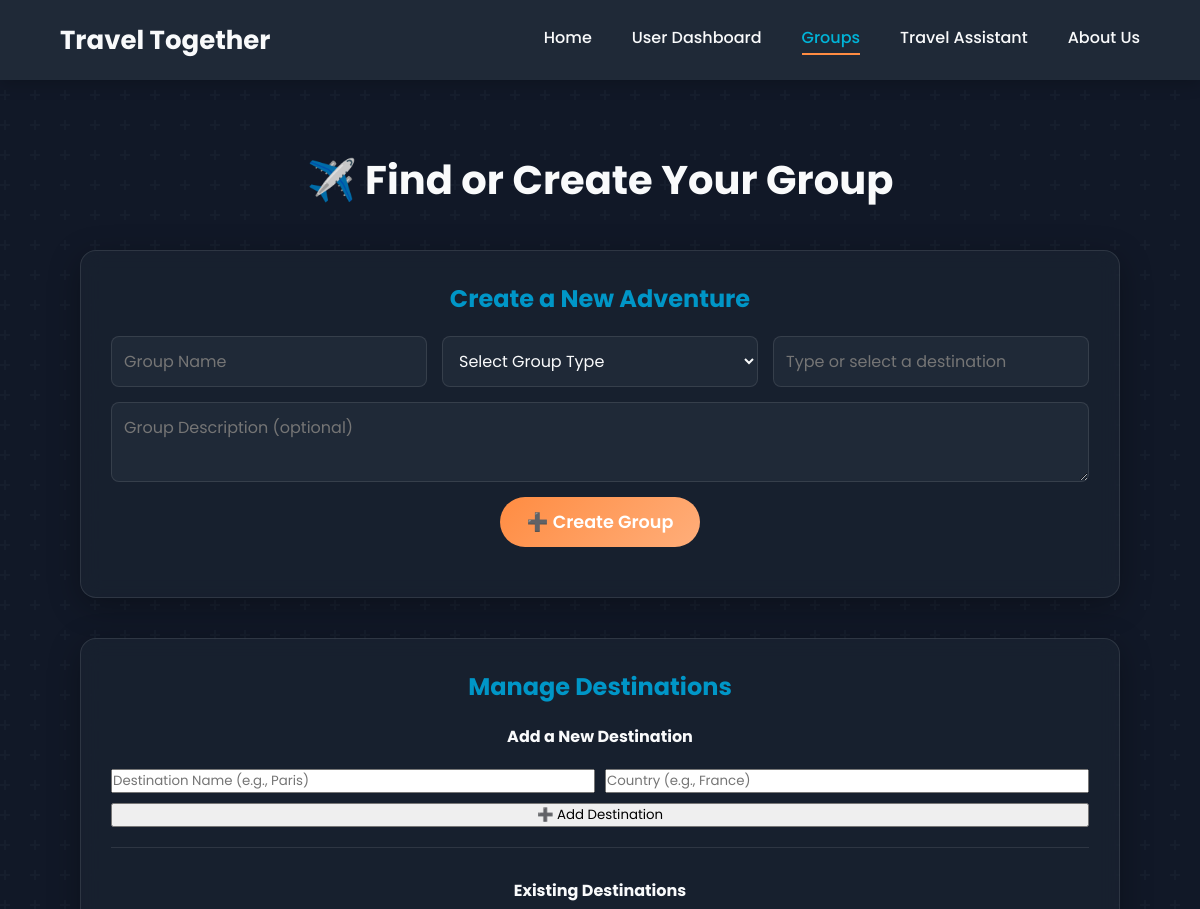
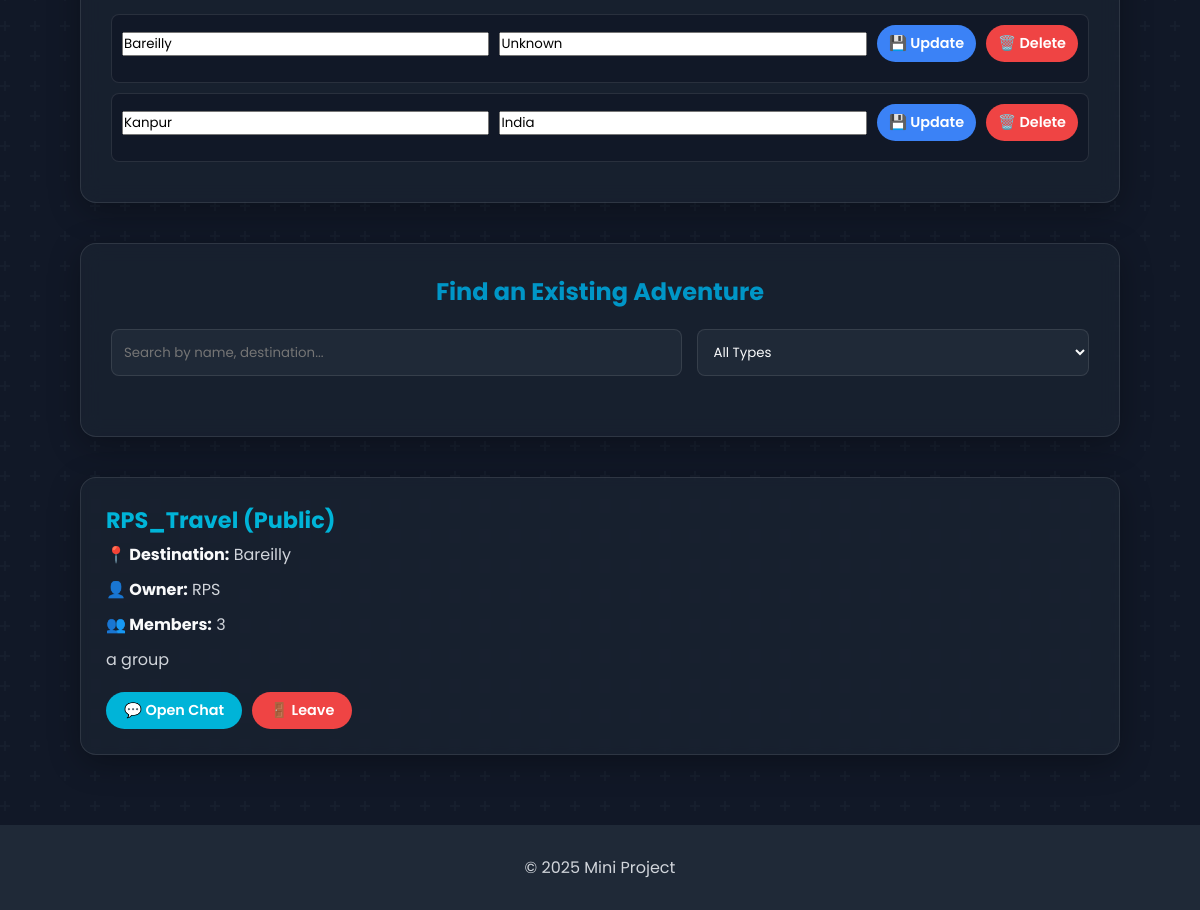
The app's page /groups (signed in) with its own data (2 pictures, top to bottom).
### tables this page shows
CREATE TABLE Destinations (
        destination_id TEXT PRIMARY KEY,
        destination_name TEXT UNIQUE NOT NULL,
        country TEXT NOT NULL
    );

CREATE TABLE Groups (
        group_id TEXT PRIMARY KEY,
        group_name TEXT NOT NULL,
        group_description TEXT,
        group_type TEXT NOT NULL CHECK(group_type IN ('Public', 'Private')),
        owner_id TEXT NOT NULL,
        destination_id TEXT,
        member_count INTEGER DEFAULT 1,
        max_members INTEGER DEFAULT 50,
        created_at TEXT DEFAULT CURRENT_TIMESTAMP,
        FOREIGN KEY (owner_id) REFERENCES Users (userid) ON DELETE CASCADE,
        FOREIGN KEY (destination_id) REFERENCES Destinations (destination_id) ON DELETE SET NULL
    );

CREATE TABLE Users (
        userid TEXT PRIMARY KEY,
        username TEXT UNIQUE NOT NULL,
        password TEXT NOT NULL,
        email TEXT UNIQUE NOT NULL,
        phone_no TEXT UNIQUE,
        gender TEXT CHECK(gender IN ('Male', 'Female', 'Other')),
        marital_status TEXT CHECK(marital_status IN ('Single', 'Married', 'Divorced', 'Widowed')),
        bio TEXT,
        created_at TEXT DEFAULT CURRENT_TIMESTAMP
    );

### app.py (the view, shortened to what this page needs)
@app.route('/groups', methods=["GET", "POST"])
def groups():
    conn, user = validate_user_session()
    if not user:
        return redirect("/auth")
    destinations = database.get_all_destinations()
    groups_list = conn.execute("""
        SELECT g.*, u.username as owner_name, d.destination_name,
               (SELECT 1 FROM GroupMembers gm WHERE gm.group_id = g.group_id AND gm.user_id = ?) as is_member
        FROM Groups g
        JOIN Users u ON g.owner_id = u.userid
        LEFT JOIN Destinations d ON g.destination_id = d.destination_id
    """, (user['userid'],)).fetchall()
    conn.close()
    return render_template('groups.html', groups=groups_list, user=user, destinations=destinations)

### app.py (called while the page is built)
def validate_user_session():
    user_id = session.get("user_id")
    if not user_id:
        return None, None  # No user in session
    conn = database.get_db_connection()
    user = conn.execute("SELECT * FROM Users WHERE userid = ?", (user_id,)).fetchone()
    if not user:
        session.clear()
        flash("Your session was invalid. Please log in again.", "warning")
        conn.close()
        return None, None
    return conn, user

### database.py (called while the page is built)
def get_db_connection():
    conn = sqlite3.connect('travel_together.db')
    conn.row_factory = sqlite3.Row
    conn.execute("PRAGMA foreign_keys = ON;")
    return conn

def get_all_destinations():
    conn = get_db_connection()
    destinations = conn.execute("SELECT * FROM Destinations ORDER BY destination_name ASC").fetchall()
    conn.close()
    return destinations

### templates/groups.html (shortened to what this page needs)
<!DOCTYPE html>
<html lang="en">
<head>
    <link rel="stylesheet" href="/static/style.css">
</head>
<body class="page-groups">
    <header class="navbar">
        <div class="logo">
            <p>Travel Together</p>
        </div>
        <nav class="nav-links" id="nav-links">
            <a href="/home">Home</a>
            <a href="/user">User Dashboard</a>
            <a href="/groups" class="active">Groups</a>
            <a href="/travel">Travel Assistant</a>
            <a href="/about">About Us</a>
        </nav>
    </header>
    <main>
        <div class="groups-container">
            <h2>✈️ Find or Create Your Group</h2>
            <div class="dashboard-card" style="margin-bottom: 40px;">
                <h3 style="text-align: center; margin-bottom: 20px; font-size: 1.5rem; color: var(--primary-color);">Create a New Adventure</h3>
                <form method="POST" action="/groups" class="group-form">
                    <input type="text" name="group_name" placeholder="Group Name" required>
                    <select name="group_type" required>
                        <option value="" disabled selected>Select Group Type</option>
                    </select>
                    <input list="destinations-list" name="destination_name" placeholder="Type or select a destination" required autocomplete="off">
                    <textarea name="group_description" placeholder="Group Description (optional)"></textarea>
                    <button type="submit">➕ Create Group</button>
                </form>
            </div>
            <div class="dashboard-card" style="margin-bottom: 40px;">
                <h3 style="text-align: center; margin-bottom: 20px; font-size: 1.5rem; color: var(--primary-color);">Manage Destinations</h3>
                <form method="POST" action="/destinations/add" class="destination-form" style="margin-bottom: 30px; border-bottom: 1px solid var(--theme-border); padding-bottom: 20px;">
                    <h4 style="grid-column: 1 / -1; text-align: center; margin-bottom: 10px;">Add a New Destination</h4>
                    <input type="text" name="destination_name" placeholder="Destination Name (e.g., Paris)" required>
                    <input type="text" name="country" placeholder="Country (e.g., France)">
                    <button type="submit">➕ Add Destination</button>
                </form>
                <div class="destination-list-container">
                    <h4 style="text-align: center; margin-bottom: 20px;">Existing Destinations</h4>
                    <ul class="destination-list">
                        {% for dest in destinations %}
                        <li class="destination-item">
                            <form method="POST" action="/destinations/edit/{{ dest.destination_id }}" class="destination-edit-form">
                                <input type="text" name="destination_name" value="{{ dest.destination_name }}" required>
                                <input type="text" name="country" value="{{ dest.country or '' }}">
                                <button type="submit" class="btn edit-btn">💾 Update</button>
                                <a href="/destinations/delete/{{ dest.destination_id }}" class="btn delete-btn" onclick="return confirm('Are you sure you want to delete this destination? This cannot be undone.');">🗑️ Delete</a>
                            </form>
                        </li>
                        {% else %}
                        <li style="text-align: center; padding: 20px;">No destinations found. Add one above!</li>
                        {% endfor %}
                    </ul>
                </div>
            </div>
            <div class="dashboard-card" style="margin-bottom: 40px;">
                <h3 style="text-align: center; margin-bottom: 20px; font-size: 1.5rem; color: var(--primary-color);">Find an Existing Adventure</h3>
                <div class="filters-container">
                    <input type="search" id="group-search" placeholder="Search by name, destination..." autocomplete="off">
                    <select id="group-type-filter">
                        <option value="All">All Types</option>
                    </select>
                </div>
            </div>
            {% if groups %}
                <ul class="group-list">
                    {% for group in groups %}
                        <li class="group-item">
                            <h3>{{ group['group_name'] }} <span class="type">({{ group['group_type'] }})</span></h3>
                            <p><strong>📍 Destination:</strong> {{ group['destination_name'] or 'Not specified' }}</p>
                            <p><strong>👤 Owner:</strong> {{ group['owner_name'] }}</p>
                            <p><strong>👥 Members:</strong> {{ group['member_count'] }}</p>
                            <p class="desc">{{ group['group_description'] or "No description" }}</p>
                            <div class="group-actions">
                                {% if group['is_member'] %}
                                    <a href="/groups/chat/{{ group['group_id'] }}" class="btn chat-btn">💬 Open Chat</a>
                                {% endif %}
                                {% if group['is_member'] %}
                                    {% if user['userid'] == group['owner_id'] %}
                                        <a href="/groups/delete/{{ group['group_id'] }}" class="btn delete-btn" onclick="return confirm('Are you sure you want to PERMANENTLY delete this group?');">🗑️ Delete</a>
                                    {% else %}
                                        <a href="/groups/leave/{{ group['group_id'] }}" class="btn delete-btn">🚪 Leave</a>
                                    {% endif %}
                                {% else %}
                                    <a href="/groups/join/{{ group['group_id'] }}" class="btn join-btn">👉 Join</a>
                                {% endif %}
                            </div>
                        </li>
                    {% endfor %}
                </ul>
            {% else %}
                <div class="no-group-info">
                     <h3>No groups available yet.</h3>
                     <p>Be the first to create one and start a new journey!</p>
                </div>
            {% endif %}
        </div>
    </main>
    <footer>
        <p>© 2025 Mini Project</p>
    </footer>
</body>
</html>

### templates/groups.html (style rules this page uses)
.destination-form, .destination-edit-form { display: grid; gap: 10px; align-items: center; margin-bottom: 10px; }
.destination-form { grid-template-columns: 1fr 1fr; }
.destination-form button { grid-column: 1 / -1; }
.destination-edit-form { grid-template-columns: 1fr 1fr auto auto; }
.destination-list { list-style: none; padding: 0; max-height: 300px; overflow-y: auto; }
.destination-item { padding: 10px; border-radius: 8px; background-color: var(--theme-bg); margin-bottom: 10px; border: 1px solid var(--theme-border); }
.destination-edit-form .btn { padding: 8px 12px; font-size: 0.9rem; text-align: center; }

### records on screen
Destinations: destination_name "Bareilly", country "Unknown"
Destinations: destination_name "Kanpur", country "India"
Groups: group_name "RPS_Travel", group_type "Public", destination_name "Bareilly", owner_name "RPS", member_count "3", group_description "a group"
